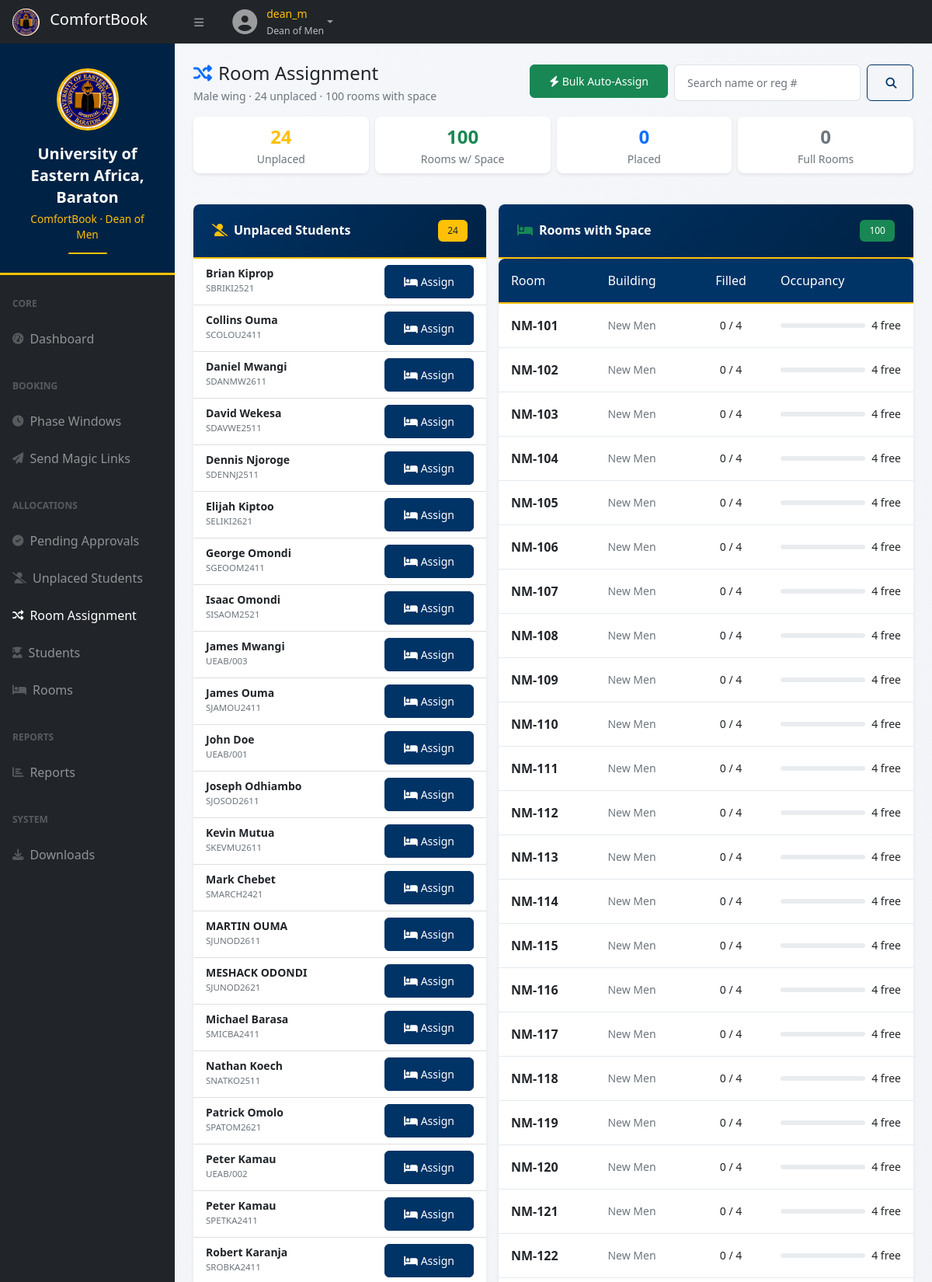
/user/room_assignment.php (signed in, upper part), run on the app's committed database.
### tables this page shows
CREATE TABLE `students` (
  `id` int(10) UNSIGNED NOT NULL,
  `reg_number` varchar(30) NOT NULL,
  `full_name` varchar(120) NOT NULL,
  `email` varchar(120) NOT NULL,
  `phone` varchar(20) DEFAULT NULL,
  `gender` enum('Male','Female') NOT NULL,
  `year_of_study` tinyint(3) UNSIGNED NOT NULL DEFAULT 1,
  `course` varchar(120) DEFAULT NULL,
  `current_room_id` int(10) UNSIGNED DEFAULT NULL,
  `phase1_action` enum('none','keep','release') NOT NULL DEFAULT 'none',
  `placed` tinyint(1) NOT NULL DEFAULT 0,
  `late_booker` tinyint(1) NOT NULL DEFAULT 0,
  `is_active` tinyint(1) NOT NULL DEFAULT 1,
  `created_at` datetime NOT NULL DEFAULT current_timestamp()
);

CREATE TABLE `rooms` (
  `id` int(10) UNSIGNED NOT NULL,
  `block_id` int(10) UNSIGNED NOT NULL,
  `room_number` varchar(20) NOT NULL,
  `capacity` tinyint(3) UNSIGNED NOT NULL DEFAULT 1,
  `gender` enum('Male','Female') NOT NULL,
  `status` enum('vacant','available_p2','reserved','occupied') NOT NULL DEFAULT 'vacant',
  `reserved_by_student_id` int(10) UNSIGNED DEFAULT NULL,
  `reserved_at` datetime DEFAULT NULL,
  `notes` text DEFAULT NULL,
  `created_at` datetime NOT NULL DEFAULT current_timestamp()
);

CREATE TABLE `blocks` (
  `id` int(10) UNSIGNED NOT NULL,
  `name` varchar(80) NOT NULL,
  `gender` enum('Male','Female') NOT NULL,
  `description` text DEFAULT NULL,
  `is_active` tinyint(1) NOT NULL DEFAULT 1,
  `created_at` datetime NOT NULL DEFAULT current_timestamp()
);

### includes/auth.php (called while the page is built, shortened)
<?php
require_once __DIR__ . '/config.php';
function gender_scope(): ?string { return $_SESSION['gender_scope'] ?? null; }
        ?>
        <?php
function gender_filter(): ?string { return gender_scope(); }

### includes/config.php (called while the page is built, shortened)
<?php
function h($v): string {
    return htmlspecialchars((string)$v, ENT_QUOTES, 'UTF-8');
}

### user/room_assignment.php (the view, shortened to what this page needs)
<?php
require_once __DIR__ . '/../includes/config.php';
require_once __DIR__ . '/../includes/auth.php';
require_once __DIR__ . '/../includes/mailer.php';
$gender = gender_filter();
$search = trim($_GET['q'] ?? '');
$uWhere = ' WHERE s.gender=? AND s.is_active=1 AND s.placed=0';
$uParams = [$gender];
$stmt = $pdo->prepare("
    SELECT s.*, r.room_number AS old_room
    FROM students s LEFT JOIN rooms r ON r.id = s.current_room_id
    $uWhere ORDER BY s.full_name
");
$stmt->execute($uParams);
$unplaced = $stmt->fetchAll();
$pWhere = ' WHERE s.gender=? AND s.is_active=1 AND s.placed=1';
$pParams = [$gender];
$stmt = $pdo->prepare("
    SELECT s.*, r.room_number, r.capacity, b.name AS block_name
    FROM students s
    JOIN rooms r ON r.id = s.current_room_id
    JOIN blocks b ON b.id = r.block_id
    $pWhere ORDER BY b.name, r.room_number, s.full_name
");
$stmt->execute($pParams);
$placed = $stmt->fetchAll();
$stmt = $pdo->prepare("
    SELECT r.*, b.name AS block_name,
        (SELECT COUNT(*) FROM students s WHERE s.current_room_id=r.id AND s.is_active=1) AS occ
    FROM rooms r JOIN blocks b ON b.id = r.block_id
    WHERE r.gender=?
    ORDER BY b.name, r.room_number
");
$stmt->execute([$gender]);
$allRooms = $stmt->fetchAll();
$availableRooms = [];
$fullRooms = 0;
foreach ($allRooms as $r) {
    if ((int)$r['occ'] < (int)$r['capacity']) $availableRooms[] = $r;
    else $fullRooms++;
}
?>
<?php include __DIR__ . '/partial/header.php'; ?>
<div id="layoutSidenav">
    <?php include __DIR__ . '/partial/sidebar.php'; ?>
    <div id="layoutSidenav_content">
        <main class="container-fluid px-4">
            <div class="d-flex flex-wrap justify-content-between align-items-center mt-4 mb-3">
                <div>
                    <h4 class="mb-1"><i class="fas fa-random text-primary me-2"></i>Room Assignment</h4>
                    <p class="text-muted small mb-0">
                        <?= h($gender) ?> wing ·
                        <?= count($unplaced) ?> unplaced ·
                        <?= count($availableRooms) ?> rooms with space
                    </p>
                </div>
                <div class="d-flex gap-2 mt-2 mt-md-0">
                    <form method="post"
                          onsubmit="return confirm('Auto-assign ALL unplaced <?= h($gender) ?> students to available rooms?');">
                        <button class="btn btn-success btn-sm" <?= (empty($unplaced) || empty($availableRooms)) ? 'disabled' : '' ?>>
                            <i class="fas fa-bolt me-1"></i>Bulk Auto-Assign
                        </button>
                    </form>
                    <form method="get" class="d-flex gap-2">
                        <input type="text" name="q" class="form-control form-control-sm"
                               value="<?= h($search) ?>" placeholder="Search name or reg #">
                        <button class="btn btn-outline-primary btn-sm"><i class="fas fa-search"></i></button>
                    </form>
                </div>
            </div>
            <div class="row g-2 mb-3">
                <div class="col-6 col-md-3">
                    <div class="card border-0 shadow-sm"><div class="card-body text-center py-2">
                        <div class="fs-4 fw-bold text-warning"><?= count($unplaced) ?></div>
                        <div class="small text-muted">Unplaced</div>
                    </div></div>
                </div>
                <div class="col-6 col-md-3">
                    <div class="card border-0 shadow-sm"><div class="card-body text-center py-2">
                        <div class="fs-4 fw-bold text-success"><?= count($availableRooms) ?></div>
                        <div class="small text-muted">Rooms w/ Space</div>
                    </div></div>
                </div>
                <div class="col-6 col-md-3">
                    <div class="card border-0 shadow-sm"><div class="card-body text-center py-2">
                        <div class="fs-4 fw-bold text-primary"><?= count($placed) ?></div>
                        <div class="small text-muted">Placed</div>
                    </div></div>
                </div>
                <div class="col-6 col-md-3">
                    <div class="card border-0 shadow-sm"><div class="card-body text-center py-2">
                        <div class="fs-4 fw-bold text-secondary"><?= $fullRooms ?></div>
                        <div class="small text-muted">Full Rooms</div>
                    </div></div>
                </div>
            </div>
            <div class="row g-3">
                <div class="col-lg-5">
                    <div class="card border-0 shadow-sm h-100">
                        <div class="card-header bg-white d-flex justify-content-between align-items-center">
                            <h6 class="mb-0 fw-bold">
                                <i class="fas fa-user-slash text-warning me-2"></i>Unplaced Students
                            </h6>
                            <span class="badge bg-warning text-dark"><?= count($unplaced) ?></span>
                        </div>
                        <div class="card-body p-0" style="max-height:65vh;overflow-y:auto;">
                            <?php if (empty($unplaced)): ?>
                                <div class="text-center py-5 text-muted small">
                                    <i class="fas fa-check-circle fa-2x mb-2 text-success opacity-50"></i>
                                    <p class="mb-0">All <?= h($gender) ?> students are placed</p>
                                </div>
                            <?php else: ?>
                                <div class="list-group list-group-flush">
                                    <?php foreach ($unplaced as $s): ?>
                                        <div class="list-group-item">
                                            <div class="d-flex justify-content-between align-items-start">
                                                <div class="me-2">
                                                    <div class="fw-semibold small"><?= h($s['full_name']) ?></div>
                                                    <div class="text-muted" style="font-size:.72rem;">
                                                        <?= h($s['reg_number']) ?>
                                                    </div>
                                                </div>
                                                <button class="btn btn-sm btn-primary flex-shrink-0"
                                                        data-bs-toggle="modal"
                                                        data-bs-target="#assignModal"
                                                        data-sid="<?= (int)$s['id'] ?>"
                                                        data-name="<?= h($s['full_name']) ?>"
                                                        data-mode="assign">
                                                    <i class="fas fa-bed me-1"></i>Assign
                                                </button>
                                            </div>
                                        </div>
                                    <?php endforeach; ?>
                                </div>
                            <?php endif; ?>
                        </div>
                    </div>
                </div>
                <div class="col-lg-7">
                    <div class="card border-0 shadow-sm h-100">
                        <div class="card-header bg-white d-flex justify-content-between align-items-center">
                            <h6 class="mb-0 fw-bold">
                                <i class="fas fa-bed text-success me-2"></i>Rooms with Space
                            </h6>
                            <span class="badge bg-success"><?= count($availableRooms) ?></span>
                        </div>
                        <div class="card-body p-0" style="max-height:65vh;overflow-y:auto;">
                            <?php if (empty($availableRooms)): ?>
                                <div class="text-center py-5 text-muted small">
                                    <i class="fas fa-bed fa-2x mb-2 opacity-25"></i>
                                    <p class="mb-0">No rooms with free space</p>
                                </div>
                            <?php else: ?>
                                <div class="table-responsive">
                                    <table class="table table-sm table-hover mb-0 align-middle">
                                        <thead class="table-light">
                                            <tr>
                                                <th>Room</th>
                                                <th>Building</th>
                                                <th class="text-center">Filled</th>
                                                <th style="width:35%;">Occupancy</th>
                                            </tr>
                                        </thead>
                                        <tbody>
                                        <?php foreach ($availableRooms as $r):
                                            $occ = (int)$r['occ']; $cap = (int)$r['capacity'];
                                        ?>
                                            <tr>
                                                <td class="fw-semibold"><?= h($r['room_number']) ?></td>
                                                <td class="small text-muted"><?= h($r['block_name']) ?></td>
                                                <td class="text-center small"><?= $occ ?> / <?= $cap ?></td>
                                                <td>
                                                    <div class="d-flex align-items-center gap-2">
                                                        <div class="progress flex-fill" style="height:6px;">
                                                        </div>
                                                        <span class="small text-nowrap"><?= $cap - $occ ?> free</span>
                                                    </div>
                                                </td>
                                            </tr>
                                        <?php endforeach; ?>
                                        </tbody>
                                    </table>
                                </div>
                            <?php endif; ?>
                        </div>
                    </div>
                </div>
            </div>
        </main>
<?php include __DIR__ . '/partial/footer.php'; ?>

### assets/css/ueab-theme.css (style rules this page uses)
:root { --ueab-primary: #003366; --ueab-primary-dark: #002244; --ueab-primary-light: #1a4d7a; --ueab-accent: #ffc107; --ueab-accent-light: #ffcd39; --ueab-accent-dark: #e6a700; --ueab-text-light: #ffffff; --ueab-text-muted: #f0f0f0; --ueab-text-dark: #333333; --ueab-border-light: rgba(255, 255, 255, 0.1); --ueab-border-dark: rgba(0, 51, 102, 0.1); --ueab-gradient: linear-gradient(135deg, var(--ueab-primary) 0%, var(--ueab-primary-dark) 100%); --ueab-shadow: 0 5px 15px rgba(0, 51, 102, 0.08); --ueab-shadow-hover: 0 8px 25px rgba(0, 51, 102, 0.15); }
body { background: linear-gradient(135deg, #f5f7fa 0%, #e9ecef 100%); font-family: 'Segoe UI', Tahoma, Geneva, Verdana, sans-serif; min-height: 100vh; }
.card { border: none; border-radius: 0.5rem; box-shadow: var(--ueab-shadow); transition: all 0.3s ease; margin-bottom: 1.5rem; overflow: hidden; }
.card-header { background: var(--ueab-gradient); color: var(--ueab-text-light); border-bottom: 2px solid var(--ueab-accent); padding: 1.25rem 1.5rem; font-weight: 600; }
.card-header i { color: var(--ueab-accent); margin-right: 0.75rem; }
.card-body { padding: 1.5rem; }
.table-responsive { border-radius: 0.5rem; overflow: hidden; }
.table { margin-bottom: 0; background: white; }
.table thead th { background: var(--ueab-primary); color: var(--ueab-text-light); font-weight: 500; border-bottom: 2px solid var(--ueab-accent); padding: 1rem; white-space: nowrap; }
.table tbody tr { transition: all 0.3s ease; }
.table td { padding: 1rem; vertical-align: middle; border-bottom: 1px solid var(--ueab-border-dark); }
.form-control, .form-select { border: 1px solid #dee2e6; border-radius: 0.375rem; padding: 0.75rem 1rem; transition: all 0.3s ease; }
.btn { padding: 0.625rem 1.5rem; border-radius: 0.375rem; font-weight: 500; transition: all 0.3s ease; position: relative; overflow: hidden; }
.btn-primary { background: var(--ueab-primary); border-color: var(--ueab-primary); }
.btn-outline-primary { border-color: var(--ueab-primary); color: var(--ueab-primary); }
.badge { padding: 0.5rem 0.75rem; font-weight: 500; border-radius: 0.375rem; }
.progress { height: 0.75rem; border-radius: 1rem; background: #e9ecef; }

### data on the page
students: full_name "Brian Kiprop", reg_number "SBRIKI2521"
students: full_name "Collins Ouma", reg_number "SCOLOU2411"
students: full_name "Daniel Mwangi", reg_number "SDANMW2611"
students: full_name "David Wekesa", reg_number "SDAVWE2511"
students: full_name "Dennis Njoroge", reg_number "SDENNJ2511"
students: full_name "Elijah Kiptoo", reg_number "SELIKI2621"
students: full_name "George Omondi", reg_number "SGEOOM2411"
students: full_name "Isaac Omondi", reg_number "SISAOM2521"
students: full_name "James Mwangi", reg_number "UEAB/003"
students: full_name "James Ouma", reg_number "SJAMOU2411"
students: full_name "John Doe", reg_number "UEAB/001"
students: full_name "Joseph Odhiambo", reg_number "SJOSOD2611"
students: full_name "Kevin Mutua", reg_number "SKEVMU2611"
students: full_name "Mark Chebet", reg_number "SMARCH2421"
students: full_name "MARTIN OUMA", reg_number "SJUNOD2611"
students: full_name "MESHACK ODONDI", reg_number "SJUNOD2621"
students: full_name "Michael Barasa", reg_number "SMICBA2411"
students: full_name "Nathan Koech", reg_number "SNATKO2511"
students: full_name "Patrick Omolo", reg_number "SPATOM2621"
students: full_name "Peter Kamau", reg_number "UEAB/002"
students: full_name "Peter Kamau", reg_number "SPETKA2411"
students: full_name "Robert Karanja", reg_number "SROBKA2411"
rooms: room_number "NM-101", block.name "New Men", occ "0", capacity "4", $cap-$occ "4"
rooms: room_number "NM-102", block.name "New Men", occ "0", capacity "4", $cap-$occ "4"
rooms: room_number "NM-103", block.name "New Men", occ "0", capacity "4", $cap-$occ "4"
rooms: room_number "NM-104", block.name "New Men", occ "0", capacity "4", $cap-$occ "4"
rooms: room_number "NM-105", block.name "New Men", occ "0", capacity "4", $cap-$occ "4"
rooms: room_number "NM-106", block.name "New Men", occ "0", capacity "4", $cap-$occ "4"
rooms: room_number "NM-107", block.name "New Men", occ "0", capacity "4", $cap-$occ "4"
rooms: room_number "NM-108", block.name "New Men", occ "0", capacity "4", $cap-$occ "4"
rooms: room_number "NM-109", block.name "New Men", occ "0", capacity "4", $cap-$occ "4"
rooms: room_number "NM-110", block.name "New Men", occ "0", capacity "4", $cap-$occ "4"
rooms: room_number "NM-111", block.name "New Men", occ "0", capacity "4", $cap-$occ "4"
rooms: room_number "NM-112", block.name "New Men", occ "0", capacity "4", $cap-$occ "4"
rooms: room_number "NM-113", block.name "New Men", occ "0", capacity "4", $cap-$occ "4"
rooms: room_number "NM-114", block.name "New Men", occ "0", capacity "4", $cap-$occ "4"
rooms: room_number "NM-115", block.name "New Men", occ "0", capacity "4", $cap-$occ "4"
rooms: room_number "NM-116", block.name "New Men", occ "0", capacity "4", $cap-$occ "4"
rooms: room_number "NM-117", block.name "New Men", occ "0", capacity "4", $cap-$occ "4"
rooms: room_number "NM-118", block.name "New Men", occ "0", capacity "4", $cap-$occ "4"
rooms: room_number "NM-119", block.name "New Men", occ "0", capacity "4", $cap-$occ "4"
rooms: room_number "NM-120", block.name "New Men", occ "0", capacity "4", $cap-$occ "4"
rooms: room_number "NM-121", block.name "New Men", occ "0", capacity "4", $cap-$occ "4"
rooms: room_number "NM-122", block.name "New Men", occ "0", capacity "4", $cap-$occ "4"

### other printed values
$username "dean_m"
$roleDisplay "Dean of Men"
role_display() "Dean of Men"
$gender "Male"
count($unplaced) "24"
count($availableRooms) "100"
count($placed) "0"
$fullRooms "0"
